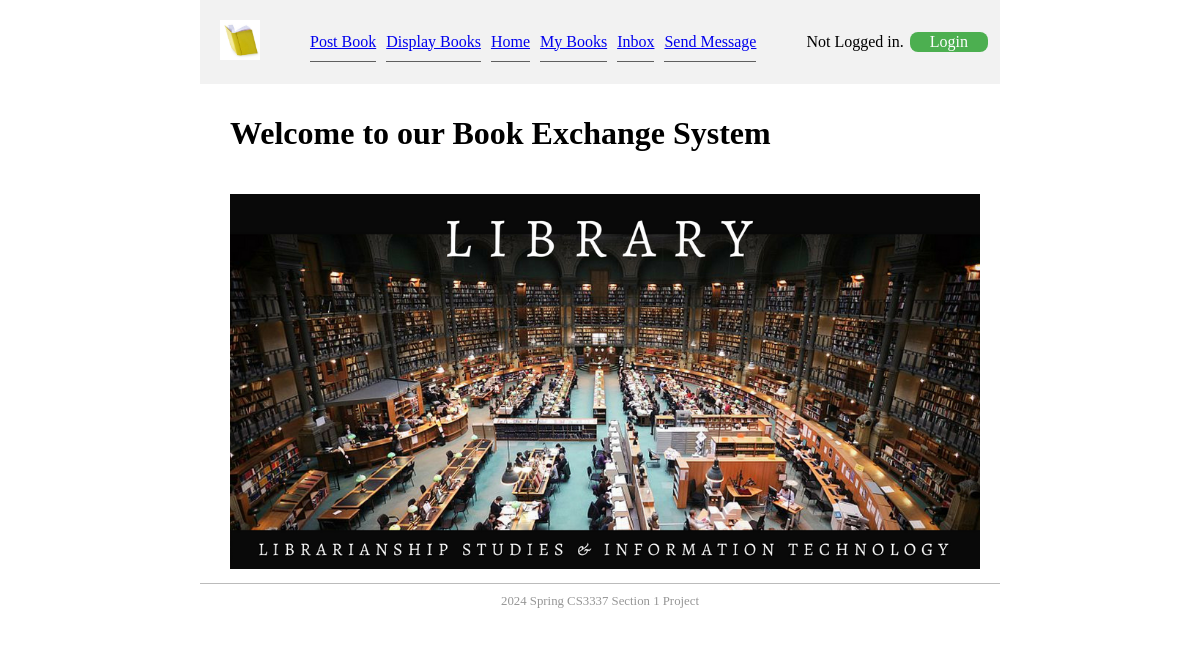
The page / on the database its author committed.
### bookMng/models.py (models this page shows, shortened)
class MainMenu(models.Model):
    item = models.CharField(max_length=200, unique=True)
    link = models.CharField(max_length=200, unique=True)

### bookMng/views.py (the view)
# urls.py: path('', views.index, name='index'),
def index(request):
   return render(request,
                 'bookMng/index.html',
                 {
                    'item_list': MainMenu.objects.all()
                 })

### bookEx/templates/bookMng/index.html
{% extends "base.html" %}
{% load static %}
{% block sidenav %}
    {% for item in item_list %}
        <li>
            <a href="{{ item.link }}">{{item.item}} </a>
        </li>
    {% endfor %}
{% endblock sidenav %}
{% block content%}
    <h1>Welcome to our Book Exchange System</h1>
{% endblock content %}

### bookEx/static/main.css (style rules this page uses)
#nav li { padding-top: 10px; padding-bottom: 10px; font-size: 1em; list-style-type: none; border-bottom: thin solid #5F5F5F; color: #4C4C4C; left: 0px; list-style-position: inside; margin-left: -10px; }

### bookEx/templates/base.html (style rules this page uses)
body { font-family: New Times Roman; margin: 0; padding: 0; }
#nav ul li { margin-right: 20px; }

### rows shown on the page
MainMenu: item "Post Book"
MainMenu: item "Display Books"
MainMenu: item "Home"
MainMenu: item "My Books"
MainMenu: item "Inbox"
MainMenu: item "Send Message"
